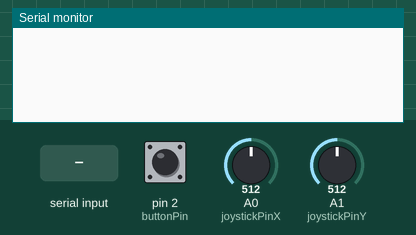
Bench run of a sketch on a simulated Arduino Uno, built with avr-gcc and run on an emulated ATmega328P. Shown: the last lines printed to the serial monitor. The test bench sets the inputs (shaded band); at power-on: pin 2 (buttonPin) HIGH, A0 (joystickPinX) = 512, A1 (joystickPinY) = 512.

Above: at 1.7 s.
1.8 s: "90,45\n" received over Serial
At 2.4 s:
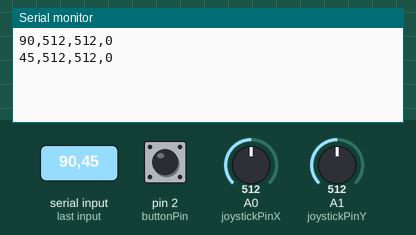
3.3 s: "30,150\n" received over Serial
At 5.6 s:
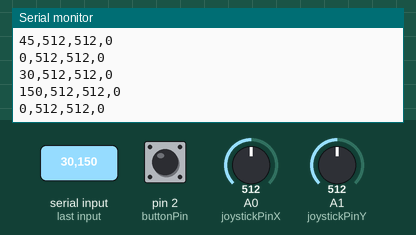
Timing chart, 0 to 7.1 s (numbered marks = the images above; inputs shaded):
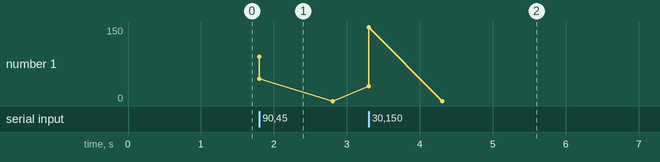

The sketch:

WithoutLCD.ino
```cpp
const byte joystickPinX = A0;
const byte joystickPinY = A1;
const int buttonPin = 2;

int data_from_MATLAB;
int i = 1;

void setup()
{
  Serial.begin(115200);
  delay(500);

  pinMode(buttonPin, INPUT_PULLUP);  // button uses pull-up
}

void loop()
{
  // 1. Read button state CONSTANTLY, not just when serial is available
  int buttonState = digitalRead(buttonPin);
  int buttonPressed = (buttonState == LOW) ? 1 : 0;

  if (Serial.available() > 0)
  {
    // 2. Read the index sent by MATLAB
    int incomingIndex = Serial.parseInt();

    // 3. Read Joysticks
    int joystickValueX = analogRead(joystickPinX);
    int joystickValueY = analogRead(joystickPinY);

    // 4. Send back the EXACT index MATLAB is expecting (incomingIndex)
    Serial.print(incomingIndex);
    Serial.print(",");
    Serial.print(joystickValueX);
    Serial.print(",");
    Serial.print(joystickValueY);
    Serial.print(",");
    Serial.println(buttonPressed); // println handles the CR/LF automatically

    Serial.flush();
  }
}
```

Measured:
- after the input at 1.8 s, the serial monitor: prints a new line at once (image 1)
- after the input at 3.3 s, the serial monitor: prints a new line at once (image 2)
